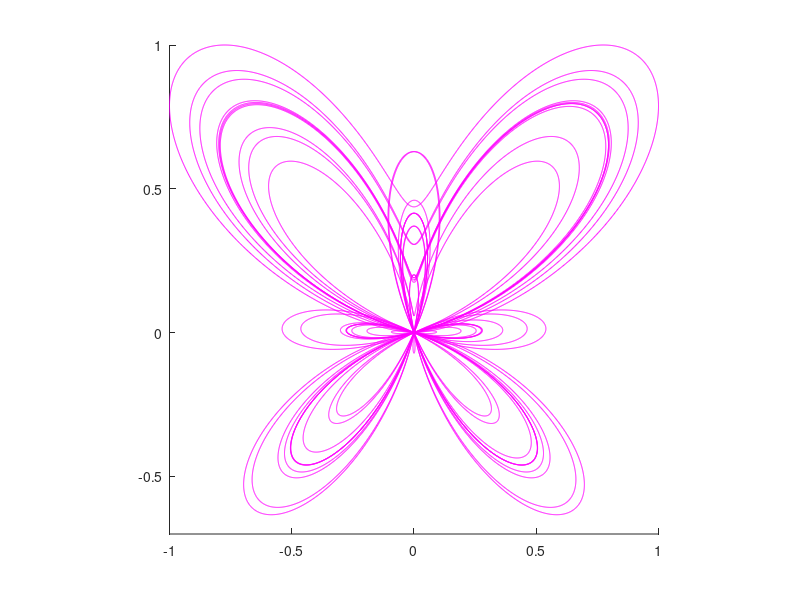

The MATLAB script that drew this image:
%% To animate the Flight of Butterfly -------------------------------------
%-------------------------------------------------------------------------%
% Code written by : Martin Josemaria vuelta rojas                         %
%                   Universidad Nacional Mayor de San Masrcos             %
%                   Facultad de Ciencias fisicas                          %
%                   Seminario Permanente de astronomia y                  %
%                   ciencias espaciales                                   %
%                   Peru                                                  %
% E-mail : physics.mvr@hotmail.com                                        %
%-------------------------------------------------------------------------%
%% Graficando la curva de la mariposa--------------------------------------
%  Lipiando los espacios
clear all
close all
clc

%  Curva de la mariposa
N = 50000;
t = linspace(0,20*pi,N);
x = sin(t).*(exp(cos(t))-2*cos(4*t)+sin(t/12).^5);
y = cos(t).*(exp(cos(t))-2*cos(4*t)+sin(t/12).^5);
x = x./max(abs(x)) ;
y = y./max(abs(y)) ;

Buterfly = figure ('Name','Butterfly',...
                   'NumberTitle','off',...
                   'Color', 'k',...
                   'Menubar','none');

Axesfly = axes('Parent',Buterfly,...
               'DataAspectRatio',[2 1.7 2],...
               'Color',[0 0 0],...
               'View',[0 90],...
               'Xlim',[-1 1],...
               'Ylim',[-0.7 1],...
               'Zlim',[-1 1]);
           
title('Butterfly''s curve',...
      'Color','w',...
      'FontSize',16);
  
hold(Axesfly,'all');

plot(x,y,'m');


